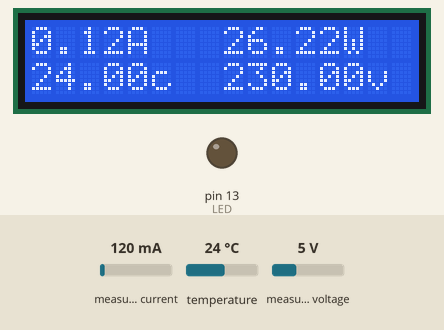
This sketch was run on a simulated Arduino Nano, built with avr-gcc and run on an emulated ATmega328P. Parts: 16×2 character LCD, output pins drawn as LEDs (lit = HIGH). The inputs (shaded band) are chosen by the test bench; at power-on: measured current 120 mA, temperature 24 °C, measured voltage 5 V.

Above: at 1.2 s.
1.3 s: measured current set to 40 mA
At 2.8 s:
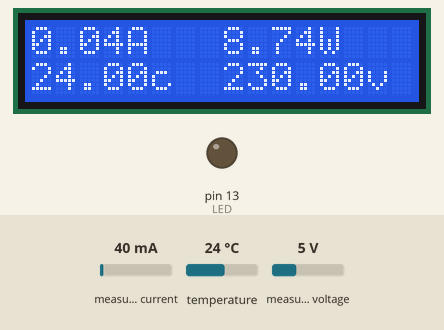
3.5 s: temperature set to 12 °C
At 5.1 s:
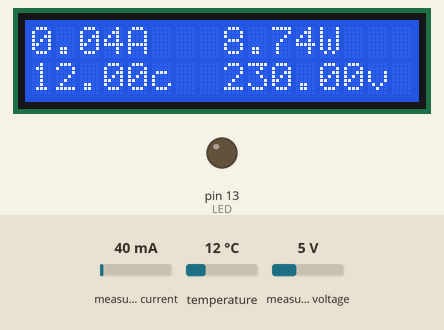
5.5 s: measured voltage set to 0.3 V
At 7.2 s:
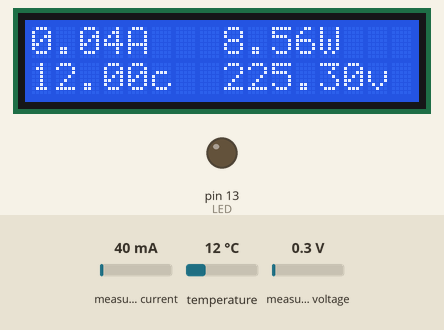
7.5 s: measured current set to 500 mA
At 8.6 s:
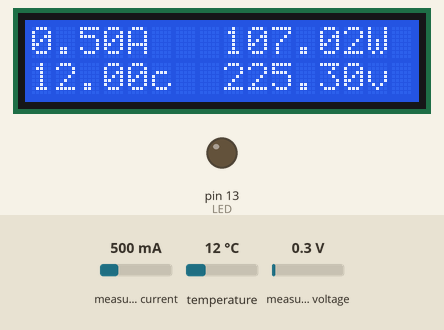
9.5 s: temperature set to 19 °C
At 11.0 s:
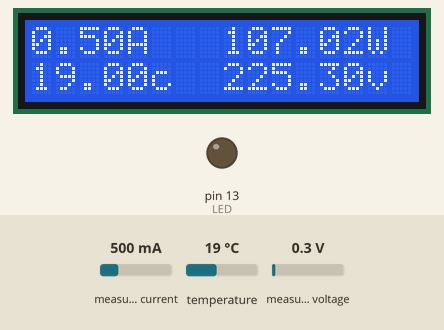
11.5 s: measured voltage set to 3.8 V
At 13.4 s:
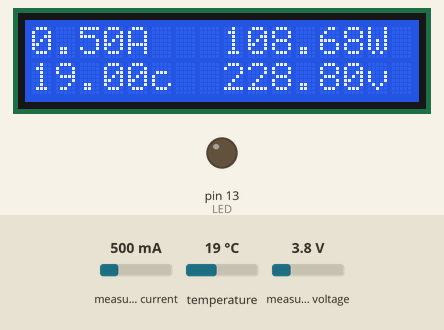
Timing chart, 0 to 14.5 s (numbered marks = the images above; inputs shaded):
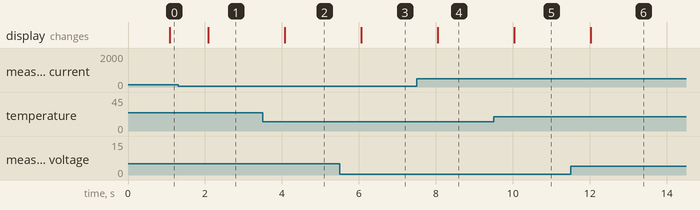

Measured:
- after the input at 1.3 s, the display: changes after 0.78 s (image 1)
- after the input at 3.5 s, the display: changes after 0.57 s (image 2)
- after the input at 5.5 s, the display: changes after 0.56 s (image 3)
- after the input at 7.5 s, the display: changes after 0.55 s (image 4)
- after the input at 9.5 s, the display: changes after 0.54 s (image 5)
- after the input at 11.5 s, the display: changes after 0.53 s (image 6)

The sketch:

firmware.ino
```cpp
#include <Wire.h>
#include <LiquidCrystal_I2C.h>

#include <OneWire.h>
#include <DallasTemperature.h>

#include "EmonLib.h"

#define ONE_WIRE_BUS 2  // DS18B20 on D2 arduino nano

#define LED 13          // arduino nano built in LED

#define LCD_ADDR 0x27   // LCD I2C address (arduino nano connections SCL A5, SDA A4)
#define LCD_ROW 2
#define LCD_COL 16

#define V_PIN A3
#define V_CAL 216.0
#define V_PHA 1.7

#define I_PIN A2
#define I_CAL 55.3

#define HALF_WAVELENGTHS 20
#define CALC_TIMEOUT 2000

#define BUFFER_MAX 8

OneWire oneWire(ONE_WIRE_BUS);

DallasTemperature sensors(&oneWire);

LiquidCrystal_I2C lcd(LCD_ADDR, LCD_COL, LCD_ROW);

EnergyMonitor emon;

float monVoltage = 0.0;
float monCurrent = 0.0;
float monTemperature = 0.0;
float monAPower = 0.0;
float monRPower = 0.0;
float monPowerF = 0.0;

char buffer[BUFFER_MAX];
int bufferIndex = 0;

unsigned long startMillis;

void setup() {
  pinMode(LED, OUTPUT);

  lcd.init();
  lcd.backlight();

  lcd.setCursor(0, 0);
  lcd.print("Energy Monitor");

  sensors.begin();
  sensors.setWaitForConversion(true);

  emon.voltage(V_PIN, V_CAL, V_PHA);
  emon.current(I_PIN, I_CAL);

  Serial.begin(9600);
}

void updateTemperature() {
  sensors.requestTemperatures();
  monTemperature = sensors.getTempCByIndex(0);
}

void updateSensors() {
  emon.calcVI(HALF_WAVELENGTHS, CALC_TIMEOUT);
  monVoltage = emon.Vrms;
  monCurrent = emon.Irms;
  monAPower = emon.apparentPower;
  monRPower = emon.realPower;
  monPowerF = emon.powerFactor;
}

void updateLcd() {
  lcd.clear();
  lcd.setCursor(0, 1);
  lcd.print(String(monTemperature) + "c");

  lcd.setCursor(8, 1);
  lcd.print(String(monVoltage) + "v");

  lcd.setCursor(0, 0);
  lcd.print(String(monCurrent) + "A");

  lcd.setCursor(8, 0);
  lcd.print(String(monRPower) + "W");
}

void loop() {
  startMillis = millis();

  updateTemperature();
  updateSensors();
  updateLcd();

  while (Serial.available()) {
    int b = Serial.read();
    buffer[bufferIndex] = (char)b;
    bufferIndex++;
    if (b == "\n" || bufferIndex >= BUFFER_MAX) {
      break;
    }
  }

  if (bufferIndex > 0) {
    switch (buffer[0]) {
      case 's':
        Serial.print("t:" + String(monTemperature) + ",");
        Serial.print("v:" + String(monVoltage) + ",");
        Serial.print("i:" + String(monCurrent) + ",");
        Serial.print("ap:" + String(monAPower) + ",");
        Serial.print("rp:" + String(monRPower) + ",");
        Serial.print("pf:" + String(monPowerF) + "\n");
        break;
      default:
        Serial.print("error!");
        break;
    }
    bufferIndex = 0;
  }
}
```
